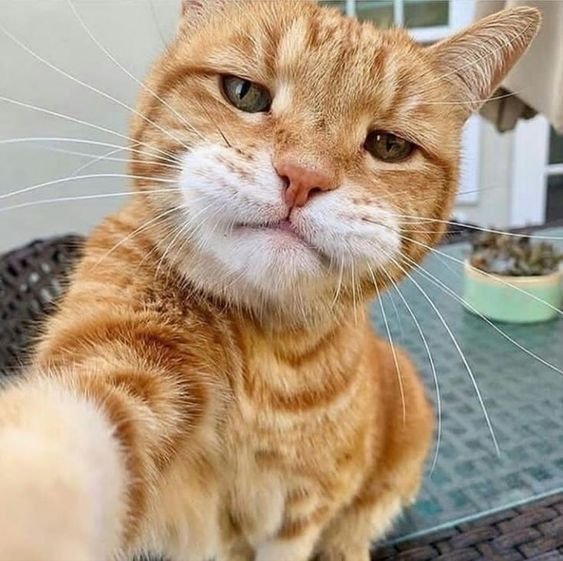
#> input picture cv2/imageProcessing/cat.jpg, 563 x 561 px, given in place of the camera
$ python colourspaces.py
#> lines starting #> are read from the running program, lines starting #| are printed output that depends on the picture; after the words box and inside, x2 and y2 are one past the last pixel; in counts of white or black regions, pixels touching at a corner belong together
# [16 lines of commented-out code are left out]


import cv2 as cv
import numpy as np


cap = cv.VideoCapture(0)

while True:
    ret, frame = cap.read()
#> frame is the input picture: shape (561, 563, 3); mean B, G, R 129.4, 153.2, 173

    # frame = cv.cvtColor(frame, cv.COLOR_BGR2GRAY)
    hsv = cv.cvtColor(frame, cv.COLOR_BGR2HSV)
#> hsv: shape (561, 563, 3); mean H, S, V 38.7, 77.4, 177.5


    lower_blue = np.array([110,50,50])
    upper_blue = np.array([130,255,255])

    green_lower = np.array([25, 52, 72], np.uint8)
    green_upper = np.array([102, 255, 255], np.uint8)

    red_lower = np.array([136, 87, 111], np.uint8)
    red_upper = np.array([180, 255, 255], np.uint8)


    maskBlue = cv.inRange(hsv, lower_blue, upper_blue)
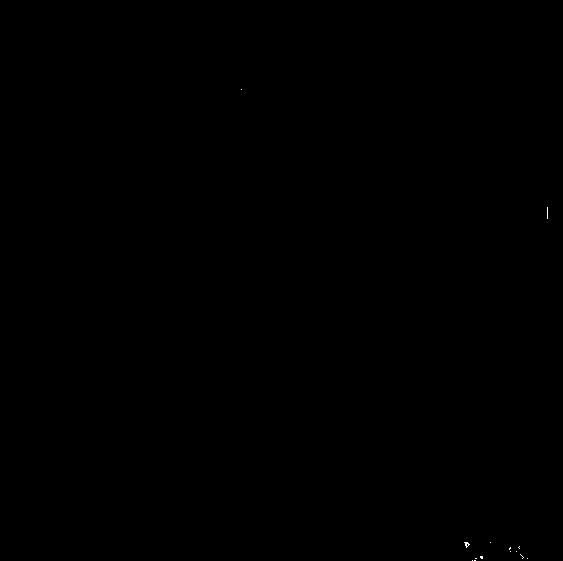
#> maskBlue: shape (561, 563); 0.02% white in thin lines or dots, all inside (x1, y1, x2, y2) = (241, 89, 548, 561)
    maskGreen = cv.inRange(hsv, green_lower, green_upper)
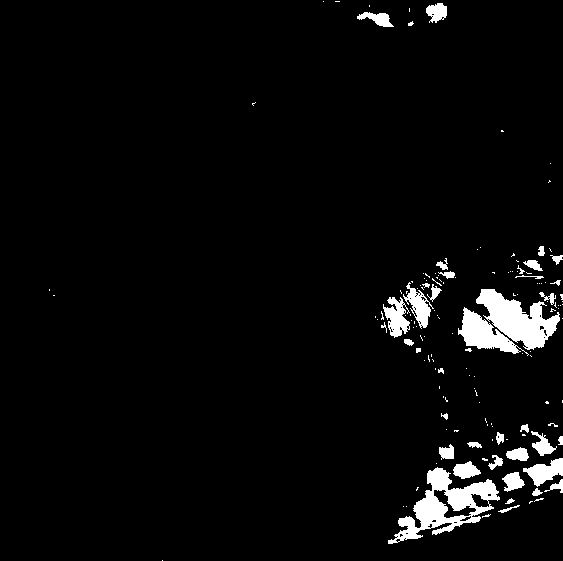
#> maskGreen: shape (561, 563); 3.9% white; 147 white regions (109 under 20 px), largest, box (x1, y1, x2, y2) and area: (388, 467, 500, 544) 3093, (476, 289, 560, 350) 2494, (458, 307, 529, 356) 1310
    maskRed = cv.inRange(hsv, red_lower, red_upper)
#> maskRed: shape (561, 563); 0.03% white; 4 white regions (3 under 20 px), largest, box (x1, y1, x2, y2) and area: (279, 221, 297, 233) 83


    resblue = cv.bitwise_and(frame, frame, mask = maskBlue)
    resgreen = cv.bitwise_and(frame, frame, mask = maskGreen)
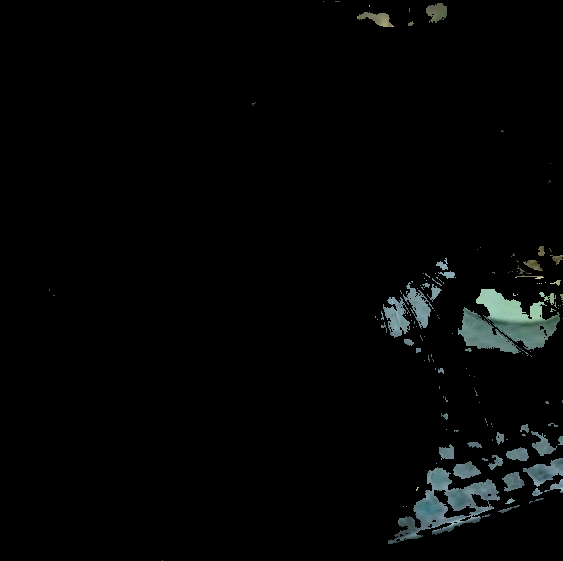
#> resgreen: shape (561, 563, 3); mean B, G, R 5.1, 5.2, 4.1
    resRed = cv.bitwise_and(frame, frame, mask = maskRed)


    cv.imshow('hsv', hsv)
    cv.imshow('blue', resblue)
    cv.imshow('green', resgreen)
    cv.imshow('red', resRed)

    cv.imshow('origional', frame)
    if cv.waitKey(1) == ord('q'):
#> (key q is pressed here)
        break

cap.release()
cv.destroyAllWindows()
